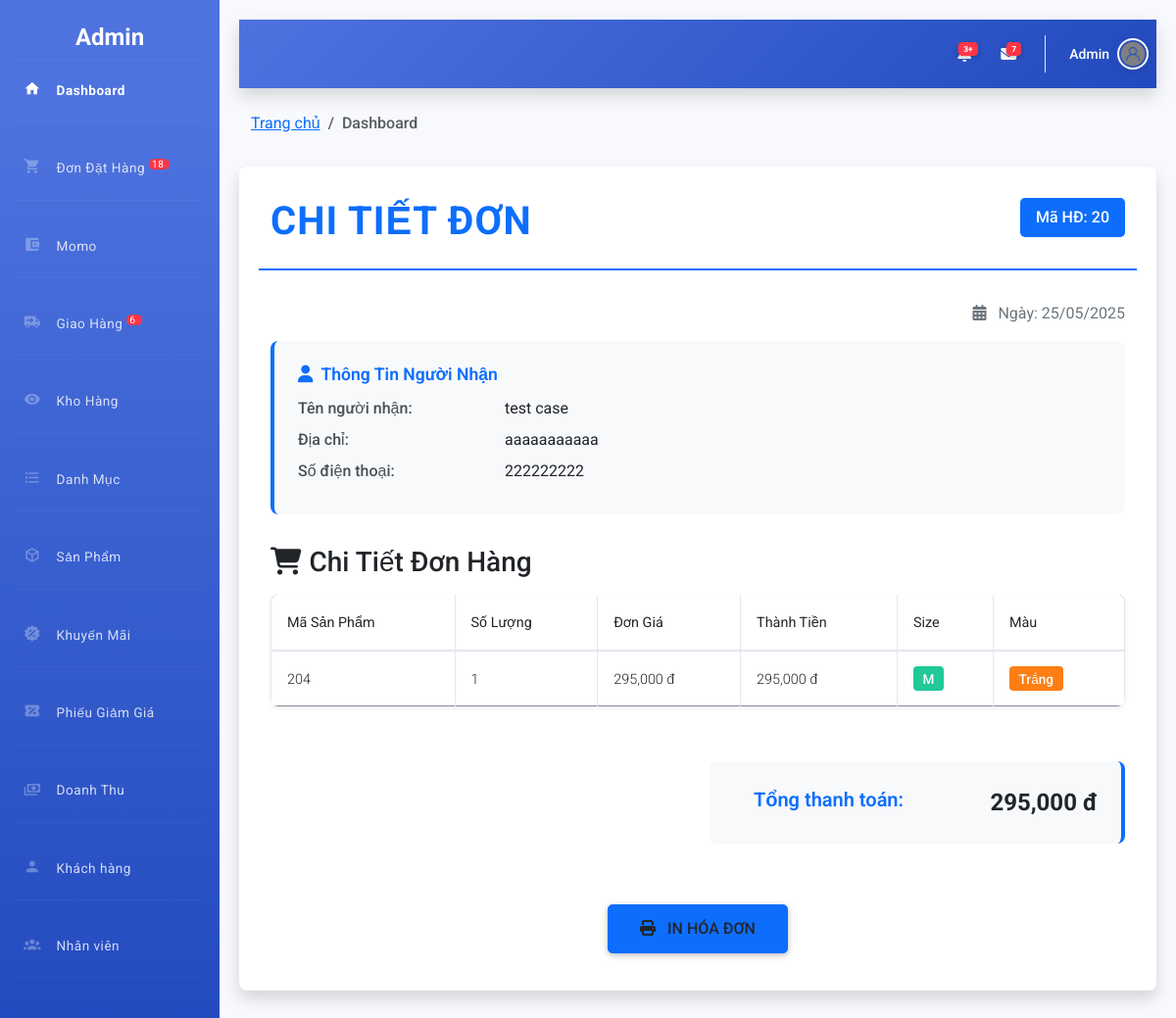
Screenshot of /admin/index.php?action=momo&view=chitiet&mahd=20 (signed in) with the database file from the repository.
### tables this page shows
CREATE TABLE `nguoinhanmomo` (
  `MaHD` int NOT NULL,
  `TenNN` varchar(50) NOT NULL,
  `DiaChiNN` text NOT NULL,
  `SDTNN` int NOT NULL
);

CREATE TABLE `chitiethoadonmomo` (
  `MaHD` int NOT NULL,
  `MaSP` int NOT NULL,
  `SoLuong` int NOT NULL,
  `DonGia` decimal(10,0) NOT NULL,
  `ThanhTien` decimal(10,0) NOT NULL,
  `Size` varchar(50) NOT NULL,
  `MaMau` varchar(50) NOT NULL
);

### admin/momo/momo_chitiet.php (the view, shortened to what this page needs)
<?php
    include_once('../model/database.php');
    $mahd = $_GET['mahd'];
    $sql = "select * from chitiethoadonmomo where MaHD=$mahd";
    $rs = mysqli_query($conn, $sql);
    $sql2 = "select * from nguoinhanmomo where MaHD=$mahd";
    $rs2 = mysqli_query($conn, $sql2);
    $row2 = mysqli_fetch_array($rs2);
    $ngaytao = date('d/m/Y');
?>
<!DOCTYPE html>
<html lang="vi">
<head>
    <link href="https://cdnjs.cloudflare.com/ajax/libs/bootstrap/5.3.0/css/bootstrap.min.css" rel="stylesheet">
    <link href="https://cdnjs.cloudflare.com/ajax/libs/font-awesome/6.4.0/css/all.min.css" rel="stylesheet">
</head>
<body>
    <div class="container invoice-container">
        <div class="row invoice-header">
            <div class="col-md-6">
                <h1 class="invoice-title">CHI TIẾT ĐƠN</h1>
            </div>
            <div class="col-md-6 text-end">
                <span class="invoice-id">Mã HĐ: <?php echo $mahd; ?></span>
            </div>
        </div>
        <div class="date-display">
            <i class="fas fa-calendar-alt me-2"></i> Ngày: <?php echo $ngaytao; ?>
        </div>
        <div class="row">
            <div class="col-md-12">
                <div class="customer-info">
                    <h3 class="customer-info-title"><i class="fas fa-user me-2"></i>Thông Tin Người Nhận</h3>
                    <div class="row customer-info-item">
                        <div class="col-md-3 customer-info-label">Tên người nhận:</div>
                        <div class="col-md-9 customer-info-value"><?php echo $row2['TenNN']; ?></div>
                    </div>
                    <div class="row customer-info-item">
                        <div class="col-md-3 customer-info-label">Địa chỉ:</div>
                        <div class="col-md-9 customer-info-value"><?php echo $row2['DiaChiNN']; ?></div>
                    </div>
                    <div class="row customer-info-item">
                        <div class="col-md-3 customer-info-label">Số điện thoại:</div>
                        <div class="col-md-9 customer-info-value"><?php echo $row2['SDTNN']; ?></div>
                    </div>
                </div>
            </div>
        </div>
        <div class="row">
            <div class="col-md-12">
                <h3 class="mb-3"><i class="fas fa-shopping-cart me-2"></i>Chi Tiết Đơn Hàng</h3>
                <div class="table-responsive invoice-table">
                    <table class="table table-hover table-bordered m-0">
                        <thead>
                            <tr>
                                <th>Mã Sản Phẩm</th>
                                <th>Số Lượng</th>
                                <th>Đơn Giá</th>
                                <th>Thành Tiền</th>
                                <th>Size</th>
                                <th>Màu</th>
                            </tr>
                        </thead>
                        <tbody>
                            <?php
                            $so = 0;
                            while ($row = mysqli_fetch_array($rs)) {
                                $so = $so + $row['ThanhTien'];
                            ?>
                            <tr>
                                <td><?php echo $row['MaSP']; ?></td>
                                <td><?php echo $row['SoLuong']; ?></td>
                                <td><?php echo number_format($row['DonGia']).' đ'; ?></td>
                                <td><?php echo number_format($row['ThanhTien']).' đ'; ?></td>
                                <td><span class="badge-size"><?php echo $row['Size']; ?></span></td>
                                <td><span class="badge-color"><?php echo $row['MaMau']; ?></span></td>
                            </tr>
                            <?php } ?>
                        </tbody>
                    </table>
                </div>
            </div>
        </div>
        <div class="row mt-4">
            <div class="col-md-6"></div>
            <div class="col-md-6">
                <div class="invoice-total">
                    <div class="row">
                        <div class="col-6 invoice-total-label">Tổng thanh toán:</div>
                        <div class="col-6 invoice-total-value"><?php echo number_format($so).' đ'; ?></div>
                    </div>
                </div>
            </div>
        </div>
        <div class="row mt-4">
            <div class="col-12 text-center">
                <button type="button" class="btn btn-print" onclick="window.print();">
                    <i class="fas fa-print"></i> In Hóa Đơn
                </button>
            </div>
        </div>
    </div>
</body>
</html>

### admin/include/menu.php (style rules this page uses)
:root { --primary: #4e73df; --primary-dark: #3a56a5; --secondary: #858796; --success: #1cc88a; --info: #36b9cc; --warning: #f6c23e; --danger: #e74a3b; --light: #f8f9fc; --dark: #5a5c69; }

### admin/include/header.php (style rules this page uses)
:root { --primary: #4e73df; --primary-dark: #3a5fc7; --secondary: #858796; --success: #1cc88a; --info: #36b9cc; --warning: #f6c23e; --danger: #e74a3b; --light: #f8f9fc; --dark: #5a5c69; }
body { font-family: 'Roboto', sans-serif; background-color: #f8f9fc; overflow-x: hidden; width: 100%; max-width: 100%; }

### admin/momo/momo_chitiet.php (style rules this page uses)
body { font-family: 'Roboto', sans-serif; background-color: #f8f9fa; color: #212529; }
.invoice-container { background-color: #fff; box-shadow: 0 0.5rem 1rem rgba(0, 0, 0, 0.15); border-radius: 0.5rem; padding: 2rem; margin-top: 2rem; margin-bottom: 2rem; }
.invoice-header { border-bottom: 2px solid #0d6efd; margin-bottom: 2rem; padding-bottom: 1rem; }
.invoice-title { font-weight: 700; color: #0d6efd; text-transform: uppercase; letter-spacing: 1px; }
.invoice-id { background-color: #0d6efd; color: white; padding: 0.5rem 1rem; border-radius: 0.3rem; font-weight: 500; display: inline-block; }
.customer-info { background-color: #f8f9fa; padding: 1.5rem; border-radius: 0.5rem; margin-bottom: 2rem; border-left: 4px solid #0d6efd; }
.customer-info-title { color: #0d6efd; font-weight: 600; font-size: 1.1rem; margin-bottom: 0.75rem; }
.customer-info-item { margin-bottom: 0.5rem; }
.customer-info-label { font-weight: 500; color: #495057; }
.customer-info-value { color: #212529; font-weight: 400; }
.invoice-table { border-radius: 0.5rem; overflow: hidden; box-shadow: 0 0.125rem 0.25rem rgba(0, 0, 0, 0.075); margin-bottom: 2rem; }
.invoice-table thead { background-color: #0d6efd; color: white; font-weight: 500; }
.invoice-table th, .invoice-table td { padding: 1rem; vertical-align: middle; }
.invoice-total { background-color: #f8f9fa; padding: 1.5rem; border-radius: 0.5rem; text-align: right; margin-bottom: 2rem; border-right: 4px solid #0d6efd; }
.invoice-total-label { font-weight: 600; color: #0d6efd; font-size: 1.25rem; }
.invoice-total-value { font-weight: 700; color: #212529; font-size: 1.5rem; }
.btn-print { background-color: #0d6efd; border-color: #0d6efd; padding: 0.75rem 2rem; font-weight: 500; border-radius: 0.3rem; transition: all 0.3s ease; }
.btn-print i { margin-right: 0.5rem; }
.badge-size { background-color: #20c997; color: white; padding: 0.3rem 0.6rem; border-radius: 0.25rem; font-weight: 500; font-size: 0.85rem; }
.badge-color { background-color: #fd7e14; color: white; padding: 0.3rem 0.6rem; border-radius: 0.25rem; font-weight: 500; font-size: 0.85rem; }
.date-display { text-align: right; color: #6c757d; margin-bottom: 1rem; }

### rows the page displays
nguoinhanmomo: TenNN "test case", DiaChiNN "aaaaaaaaaaa", SDTNN "222222222"
chitiethoadonmomo: MaSP "204", SoLuong "1", DonGia "295,000", ThanhTien "295,000", Size "M", MaMau "Trắng"

### other values shown
$dem "18"
$dem "6"
$nv['TenNV'] "Admin"
$mahd "20"
$so "295,000"
